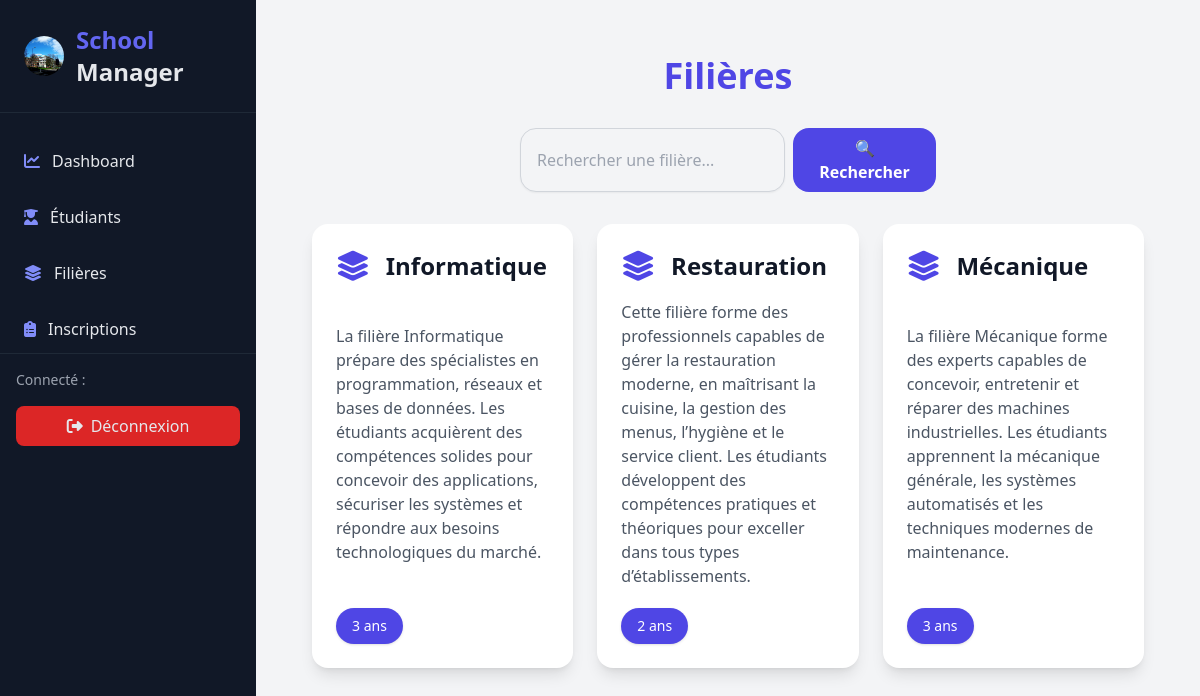
Page /filieres on the earlier database version.
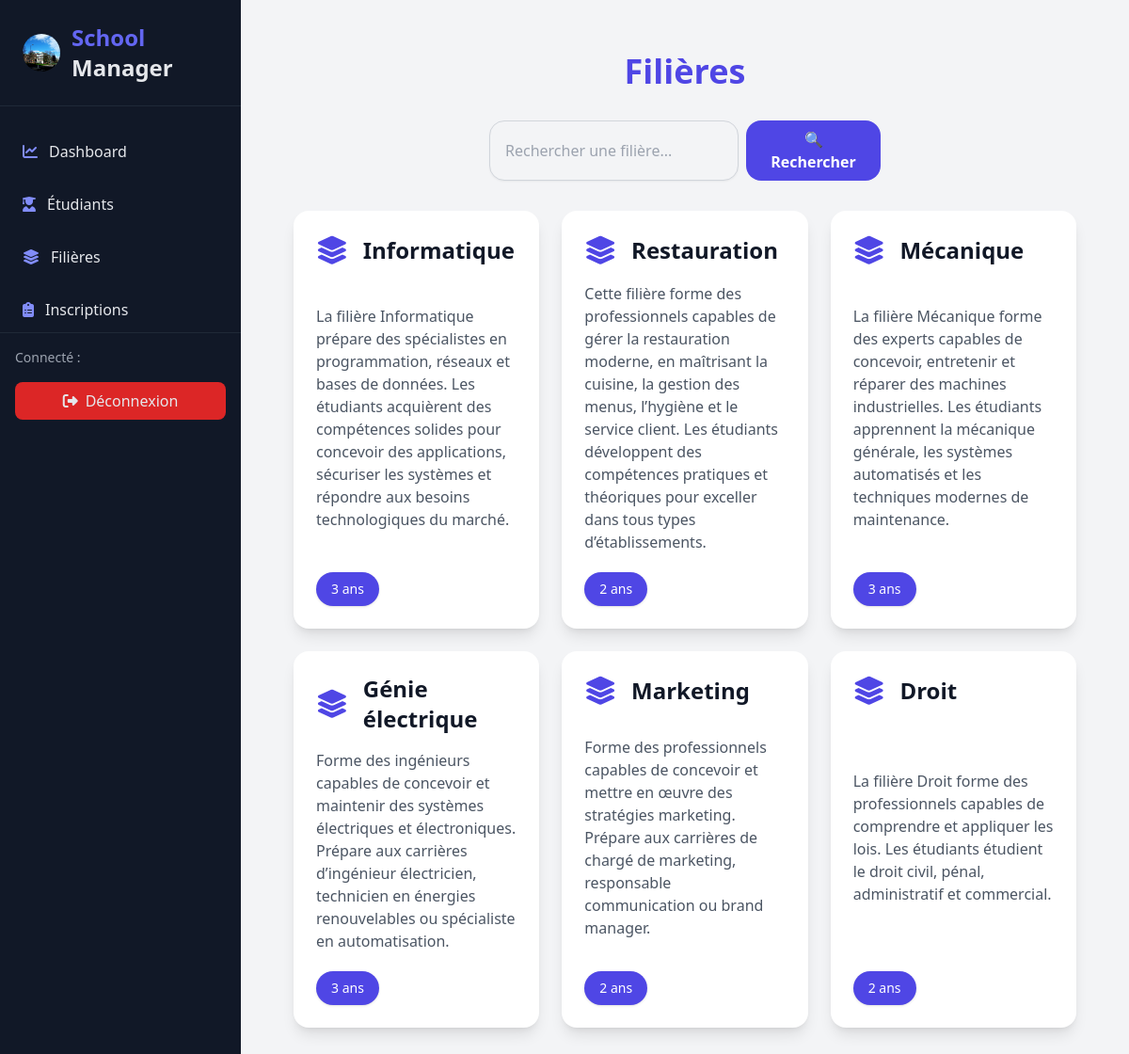
Same page on the later database version.
### main/models.py (models this page shows, shortened)
class Filiere(models.Model):
    nom = models.CharField(max_length=100)
    description = models.TextField(blank=True, null=True)
    code = models.CharField(max_length=10, unique=True)
    description = models.TextField(blank=True, null=True)
    duree = models.IntegerField(help_text="Durée en années")

### main/views.py (the view)
# urls.py: path('filieres', views.FiliereListView.as_view(), name='filiere_list'),
class FiliereListView(ListView):
    model = Filiere
    template_name = "main/filiere_list.html"
    context_object_name = "filieres"
    def get_queryset(self):
        q = self.request.GET.get("q", "")
        queryset = Filiere.objects.all()
        if q:
            queryset = queryset.filter(Q(nom__icontains=q) | Q(code__icontains=q))
        return queryset

### main/templates/main/filiere_list.html (shortened to what this page needs)
{% extends "main/base.html" %}
{% block content %}
<div class="max-w-7xl mx-auto p-6 space-y-8">
  <h1 class="text-4xl font-extrabold mb-8 text-center text-indigo-600">
    Filières
  </h1>
  <div class="mb-8 w-full sm:w-1/2 mx-auto">
    <form method="get" class="flex gap-2">
      <input type="text" name="q" value="{{ request.GET.q|default:'' }}"
             placeholder="Rechercher une filière..."
             class="flex-1 px-4 py-2 rounded-2xl bg-gray-100 text-gray-900 border border-gray-300 focus:outline-none focus:ring-2 focus:ring-indigo-400 focus:border-indigo-400 shadow-sm">
      <button type="submit" class="px-5 py-2 bg-indigo-600 rounded-2xl hover:bg-indigo-500 transition text-white font-semibold">
        🔍 Rechercher
      </button>
    </form>
  </div>
  <div class="grid grid-cols-1 sm:grid-cols-2 md:grid-cols-3 gap-6">
    {% for filiere in filieres %}
    <div class="bg-white p-6 rounded-2xl shadow-lg hover:shadow-2xl transition-transform duration-500 flex flex-col justify-between">
      <div class="flex items-center gap-4 mb-4">
        <i class="fas fa-layer-group text-indigo-600 text-3xl"></i>
        <h2 class="text-2xl font-bold text-gray-900">{{ filiere.nom }}</h2>
      </div>
      <p class="text-gray-600 mb-5">{{ filiere.description|default:"Pas de description" }}</p>
      <div class="flex items-center justify-start gap-3">
        <span class="text-sm font-medium bg-indigo-600 text-white px-4 py-2 rounded-full shadow">{{ filiere.duree }} ans</span>
      </div>
    </div>
    {% empty %}
    <p class="text-gray-400 col-span-full text-center">Aucune filière trouvée.</p>
    {% endfor %}
  </div>
</div>
{% endblock %}

Differences in the rows shown:
added Filiere: nom "Génie électrique", description "Forme des ingénieurs capables de concevoir et maintenir des systèmes électriques et électroniques. Prépare aux carrières d’ingénieur électricien, technicien en énergies renouvelables ou spécialiste en automatisation.", duree "3"
added Filiere: nom "Marketing", description "Forme des professionnels capables de concevoir et mettre en œuvre des stratégies marketing. Prépare aux carrières de chargé de marketing, responsable communication ou brand manager.", duree "2"
added Filiere: nom "Droit", description "La filière Droit forme des professionnels capables de comprendre et appliquer les lois. Les étudiants étudient le droit civil, pénal, administratif et commercial.", duree "2"
